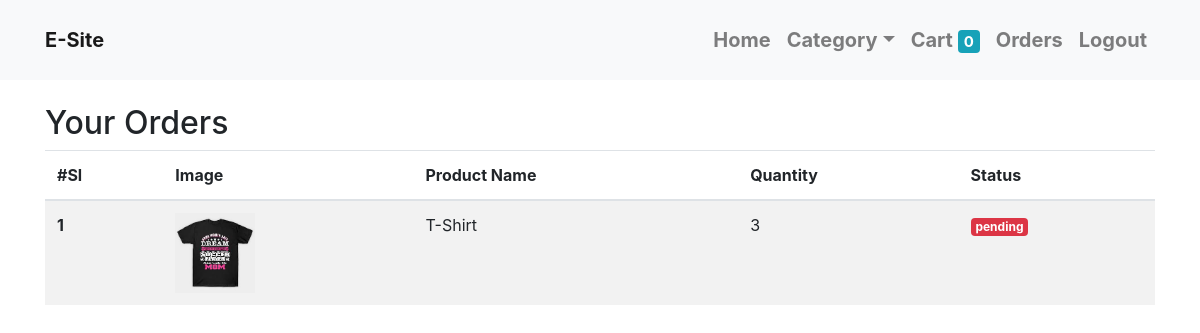
Screenshot of /orders (signed in) with the database file from the repository.
### store/models/orders.py (models this page shows, shortened)
class Order(models.Model):
    customer=models.ForeignKey(Customer,on_delete=models.CASCADE)
    product=models.ForeignKey(Product,on_delete=models.CASCADE)
    address=models.CharField(max_length=50,default='',blank=True)
    phone=models.CharField(max_length=50,default='',blank=True)
    quantity=models.IntegerField(default=1)
    date=models.DateTimeField(default=datetime.datetime.today)
    status=models.BooleanField(default=False)
    @staticmethod
    def order_list(customer_id):
        return Order.objects.filter(customer=customer_id)

### store/models/product.py (models this page shows, shortened)
class Product(models.Model):
    name=models.CharField(max_length=20)
    price=models.IntegerField(default=0)
    category=models.ForeignKey(Category,on_delete=models.CASCADE,default=1)
    description=models.CharField(max_length=200, default='',blank=True,null=True)
    image=models.ImageField(upload_to='product_img/')

### store/views.py (the view)
# urls.py: path('orders',Orders.as_view(), name='orders'),
class Orders(View):
    def get(self,request):
        customer=request.session.get('customer_id')
        if customer:
            orders=Order.order_list(customer)  #method
            print(orders)
            return render(request,'orders.html', {'orders':orders})
        else:
            return redirect('login')

### store/templates/orders.html
{% extends 'header.html'%}
{% block content %}
{% load cart %}
<div class="container">
    <h2 class="display-5">Your Orders</h2>
    <table class="table table-striped">
  <thead>
    <tr>
      <th scope="col">#Sl</th>
      <th scope="col">Image</th>
      <th scope="col">Product Name</th>
      <th scope="col">Quantity</th>
      <th scope="col">Status</th>
    </tr>
  </thead>
  <tbody>
      {% for order in orders%}
    <tr>
      <th scope="row">{{forloop.counter}}</th>
      <td><img src="{{order.product.image.url}}" class="" style="height: 80px;"></td>
      <td>{{order.product.name}}</td>
      <td>{{order.quantity}}</td>
      {% if order.status%}
       <td><small class="badge badge-success">completed</small></td>
      {%else %}
       <td><small class="badge badge-danger">pending</small></td>
       {%endif%}
    </tr>
    {% endfor %}
  </tbody>
</table>
</div>
{% endblock%}

### rows the page displays
Order: product.image (picture), product.name "T-Shirt", quantity "3", status "pending"

### other values shown
{{ request.session.cart.keys|length }} "0"
